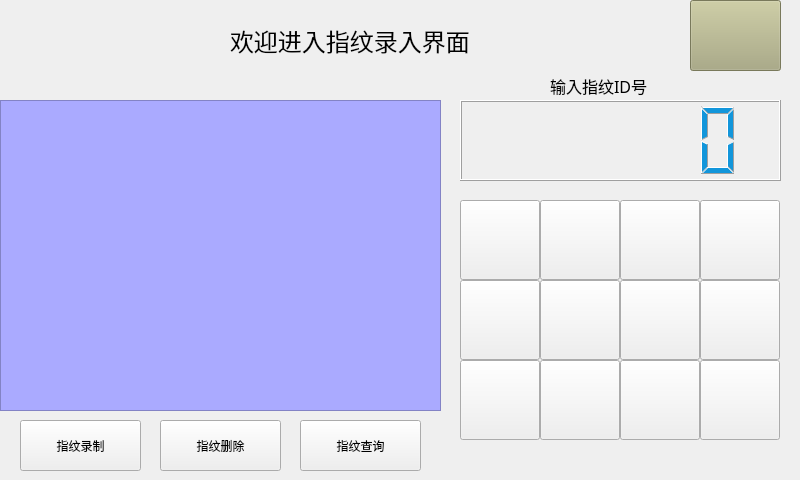
<?xml version="1.0" encoding="UTF-8"?>
<ui version="4.0">
 <class>change_as608</class>
 <widget class="QWidget" name="change_as608">
  <property name="geometry">
   <rect>
    <x>0</x>
    <y>0</y>
    <width>800</width>
    <height>480</height>
   </rect>
  </property>
  <property name="windowTitle">
   <string>Form</string>
  </property>
  <widget class="QPushButton" name="addexit">
   <property name="geometry">
    <rect>
     <x>690</x>
     <y>0</y>
     <width>91</width>
     <height>71</height>
    </rect>
   </property>
   <property name="styleSheet">
    <string notr="true">background-color: rgb(170, 170, 127);</string>
   </property>
   <property name="text">
    <string/>
   </property>
  </widget>
  <widget class="QLabel" name="label">
   <property name="geometry">
    <rect>
     <x>230</x>
     <y>20</y>
     <width>381</width>
     <height>41</height>
    </rect>
   </property>
   <property name="font">
    <font>
     <family>Agency FB</family>
     <pointsize>18</pointsize>
    </font>
   </property>
   <property name="styleSheet">
    <string notr="true"/>
   </property>
   <property name="text">
    <string>欢迎进入指纹录入界面</string>
   </property>
  </widget>
  <widget class="QPushButton" name="addfp">
   <property name="geometry">
    <rect>
     <x>20</x>
     <y>420</y>
     <width>121</width>
     <height>51</height>
    </rect>
   </property>
   <property name="text">
    <string>指纹录制</string>
   </property>
  </widget>
  <widget class="QTextEdit" name="msgtext">
   <property name="geometry">
    <rect>
     <x>0</x>
     <y>100</y>
     <width>441</width>
     <height>311</height>
    </rect>
   </property>
   <property name="styleSheet">
    <string notr="true">background-color: rgb(170, 170, 255);</string>
   </property>
  </widget>
  <widget class="QPushButton" name="delfp">
   <property name="geometry">
    <rect>
     <x>160</x>
     <y>420</y>
     <width>121</width>
     <height>51</height>
    </rect>
   </property>
   <property name="text">
    <string>指纹删除</string>
   </property>
  </widget>
  <widget class="QPushButton" name="findfp">
   <property name="geometry">
    <rect>
     <x>300</x>
     <y>420</y>
     <width>121</width>
     <height>51</height>
    </rect>
   </property>
   <property name="text">
    <string>指纹查询</string>
   </property>
  </widget>
  <widget class="QPushButton" name="ncl">
   <property name="geometry">
    <rect>
     <x>700</x>
     <y>280</y>
     <width>80</width>
     <height>80</height>
    </rect>
   </property>
   <property name="minimumSize">
    <size>
     <width>20</width>
     <height>20</height>
    </size>
   </property>
   <property name="text">
    <string/>
   </property>
  </widget>
  <widget class="QPushButton" name="n2">
   <property name="geometry">
    <rect>
     <x>540</x>
     <y>200</y>
     <width>80</width>
     <height>80</height>
    </rect>
   </property>
   <property name="minimumSize">
    <size>
     <width>20</width>
     <height>20</height>
    </size>
   </property>
   <property name="text">
    <string/>
   </property>
  </widget>
  <widget class="QPushButton" name="nok">
   <property name="geometry">
    <rect>
     <x>700</x>
     <y>360</y>
     <width>80</width>
     <height>80</height>
    </rect>
   </property>
   <property name="minimumSize">
    <size>
     <width>20</width>
     <height>20</height>
    </size>
   </property>
   <property name="text">
    <string/>
   </property>
  </widget>
  <widget class="QPushButton" name="n5">
   <property name="geometry">
    <rect>
     <x>540</x>
     <y>280</y>
     <width>80</width>
     <height>80</height>
    </rect>
   </property>
   <property name="minimumSize">
    <size>
     <width>20</width>
     <height>20</height>
    </size>
   </property>
   <property name="text">
    <string/>
   </property>
  </widget>
  <widget class="QPushButton" name="n6">
   <property name="geometry">
    <rect>
     <x>620</x>
     <y>280</y>
     <width>80</width>
     <height>80</height>
    </rect>
   </property>
   <property name="minimumSize">
    <size>
     <width>20</width>
     <height>20</height>
    </size>
   </property>
   <property name="text">
    <string/>
   </property>
  </widget>
  <widget class="QPushButton" name="n1">
   <property name="geometry">
    <rect>
     <x>460</x>
     <y>200</y>
     <width>80</width>
     <height>80</height>
    </rect>
   </property>
   <property name="minimumSize">
    <size>
     <width>20</width>
     <height>20</height>
    </size>
   </property>
   <property name="text">
    <string/>
   </property>
  </widget>
  <widget class="QPushButton" name="n8">
   <property name="geometry">
    <rect>
     <x>540</x>
     <y>360</y>
     <width>80</width>
     <height>80</height>
    </rect>
   </property>
   <property name="minimumSize">
    <size>
     <width>20</width>
     <height>20</height>
    </size>
   </property>
   <property name="text">
    <string/>
   </property>
  </widget>
  <widget class="QPushButton" name="n4">
   <property name="geometry">
    <rect>
     <x>460</x>
     <y>280</y>
     <width>80</width>
     <height>80</height>
    </rect>
   </property>
   <property name="minimumSize">
    <size>
     <width>20</width>
     <height>20</height>
    </size>
   </property>
   <property name="text">
    <string/>
   </property>
  </widget>
  <widget class="QPushButton" name="n0">
   <property name="geometry">
    <rect>
     <x>700</x>
     <y>200</y>
     <width>80</width>
     <height>80</height>
    </rect>
   </property>
   <property name="minimumSize">
    <size>
     <width>20</width>
     <height>20</height>
    </size>
   </property>
   <property name="text">
    <string/>
   </property>
  </widget>
  <widget class="QPushButton" name="n3">
   <property name="geometry">
    <rect>
     <x>620</x>
     <y>200</y>
     <width>80</width>
     <height>80</height>
    </rect>
   </property>
   <property name="minimumSize">
    <size>
     <width>20</width>
     <height>20</height>
    </size>
   </property>
   <property name="text">
    <string/>
   </property>
  </widget>
  <widget class="QPushButton" name="n9">
   <property name="geometry">
    <rect>
     <x>620</x>
     <y>360</y>
     <width>80</width>
     <height>80</height>
    </rect>
   </property>
   <property name="minimumSize">
    <size>
     <width>20</width>
     <height>20</height>
    </size>
   </property>
   <property name="text">
    <string/>
   </property>
  </widget>
  <widget class="QPushButton" name="n7">
   <property name="geometry">
    <rect>
     <x>460</x>
     <y>360</y>
     <width>80</width>
     <height>80</height>
    </rect>
   </property>
   <property name="minimumSize">
    <size>
     <width>20</width>
     <height>20</height>
    </size>
   </property>
   <property name="text">
    <string/>
   </property>
  </widget>
  <widget class="QLCDNumber" name="lcdNumber">
   <property name="geometry">
    <rect>
     <x>460</x>
     <y>100</y>
     <width>321</width>
     <height>81</height>
    </rect>
   </property>
   <property name="styleSheet">
    <string notr="true">color: rgb(18, 150, 219);</string>
   </property>
   <property name="digitCount">
    <number>6</number>
   </property>
   <property name="mode">
    <enum>QLCDNumber::Oct</enum>
   </property>
  </widget>
  <widget class="QLabel" name="back">
   <property name="geometry">
    <rect>
     <x>0</x>
     <y>0</y>
     <width>800</width>
     <height>480</height>
    </rect>
   </property>
   <property name="text">
    <string>TextLabel</string>
   </property>
  </widget>
  <widget class="QLabel" name="label_2">
   <property name="geometry">
    <rect>
     <x>550</x>
     <y>60</y>
     <width>131</width>
     <height>51</height>
    </rect>
   </property>
   <property name="font">
    <font>
     <family>Agency FB</family>
     <pointsize>12</pointsize>
    </font>
   </property>
   <property name="styleSheet">
    <string notr="true">selection-color: rgb(255, 255, 255);</string>
   </property>
   <property name="text">
    <string>输入指纹ID号</string>
   </property>
  </widget>
  <zorder>back</zorder>
  <zorder>addexit</zorder>
  <zorder>label</zorder>
  <zorder>addfp</zorder>
  <zorder>msgtext</zorder>
  <zorder>delfp</zorder>
  <zorder>findfp</zorder>
  <zorder>ncl</zorder>
  <zorder>n2</zorder>
  <zorder>nok</zorder>
  <zorder>n5</zorder>
  <zorder>n6</zorder>
  <zorder>n1</zorder>
  <zorder>n8</zorder>
  <zorder>n4</zorder>
  <zorder>n0</zorder>
  <zorder>n3</zorder>
  <zorder>n9</zorder>
  <zorder>n7</zorder>
  <zorder>lcdNumber</zorder>
  <zorder>label_2</zorder>
 </widget>
 <resources/>
 <connections/>
</ui>
